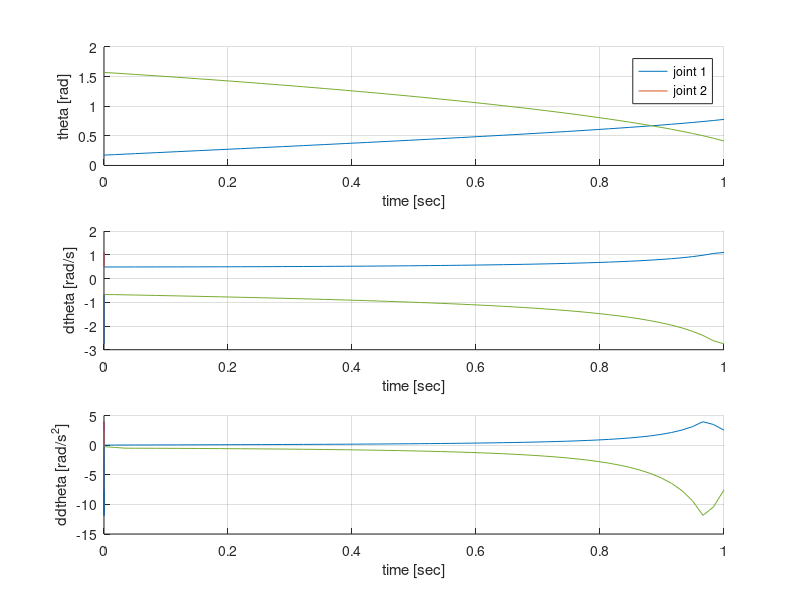
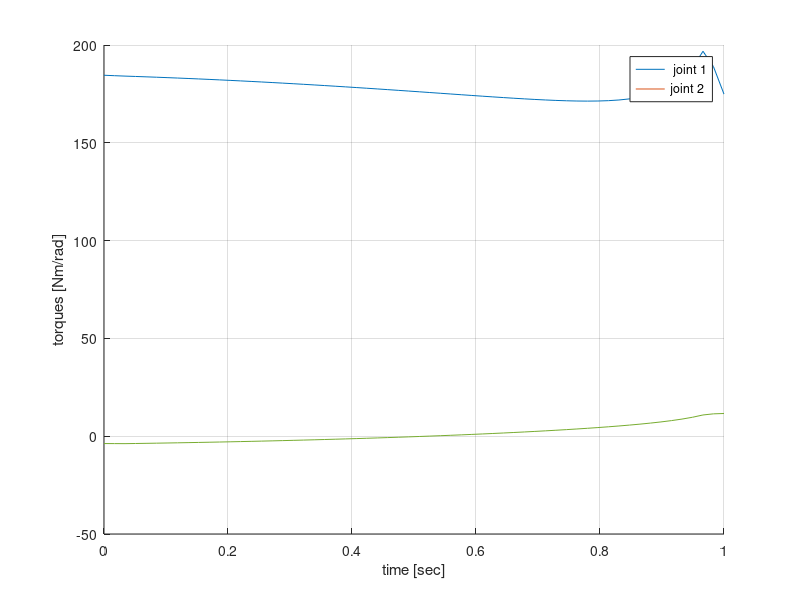
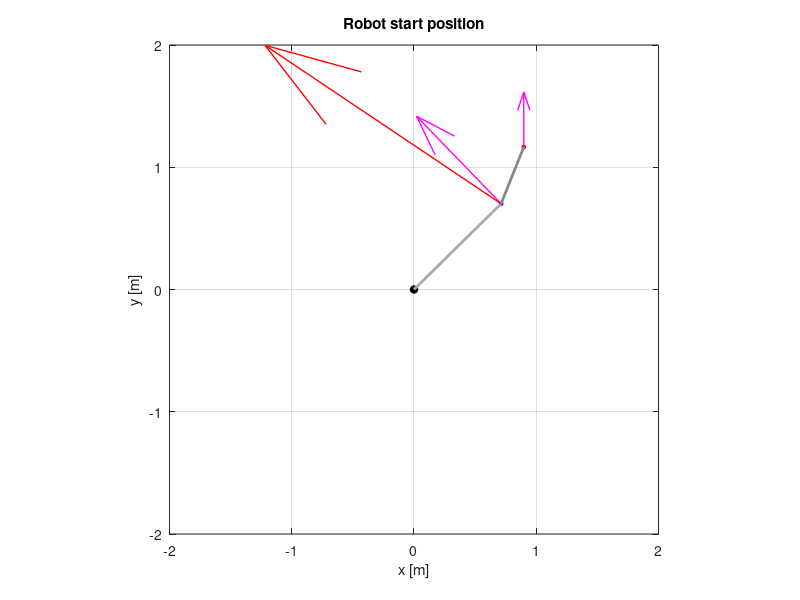
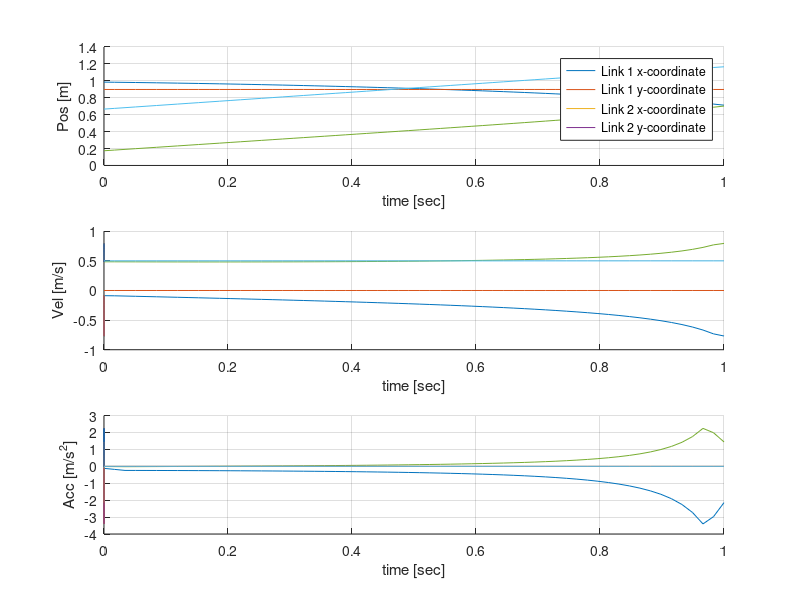

MATLAB code to generate these figures, in order:
% ========================================= %
% ROBOT DYNAMICS ASSIGNMENT 1
% Provided a 2-dof RR planar manipulator with lengths:
%   - Link lengths: l_1 = 1.0m, l_2 0 0.5m, 
%   - Link masses: m_1 = 19.5kg, m_2 = 9.75kg
% Simulate robot dynamics using:
%
% (b) Constant EE velocity: v_2 = [0, 0.5]
% The trajectory is given in Caresian space, i.i. we know the 
% end-effector motion profile:
% ============================================================= %
%
% The EE moves at a constant velocity, v=[0, 0.5], and the 
% initial angles are theta_1 = 10*pi/180, theta_2 = 90*pi/180.
%
% Run simulation for this case
% ============================================================= %
%   - EE velocity: v_2 = [0, 0.5]
%   - EE acceleration: a_2 = [0, 0] % Because constant velocity
%   - Initial angles: 
%       * theta_0{1} = 10*pi/180
%       * theta_0{2} = 90*pi/180
% ============================================================= %

clear; close; clc

%syms theta1 dtheta1 ddtheta1 theta2 dtheta2 ddtheta2

% ============================== %
% Initialize provided parameters %
% ============================== %
l = [ 1.0, 0.5 ];                                   % Link length
m = [ 19.5, 9.75 ];                                 % Link mass
c = [ l(1)/2, l(2)/2 ];                             % mass center
I = [ 1/3 * m(1) * l(1)^2, 1/3 * m(2) * l(2)^2 ];   % moment of inertia
g = 9.801;                                          % Gravity constant

% ================================================= %
% Initialize a bunch of arrays used for plotting    %
% theta, dtheta, ddtheta, pos, vel, acc, tau        %
% ================================================= %
fps = 60;                                           % Your PC most likely has a 60Hz screen
animation_time = 1;                                 % Duration of plot animation [s]
num_frames = animation_time * fps;

theta = {zeros(num_frames), zeros(num_frames)};
dtheta = {zeros(num_frames), zeros(num_frames)};
ddtheta = {zeros(num_frames), zeros(num_frames)};
P1 = {zeros(num_frames), zeros(num_frames)};
P2 = {zeros(num_frames), zeros(num_frames)};
dP1 = {zeros(num_frames), zeros(num_frames)};
dP2 = {zeros(num_frames), zeros(num_frames)};
ddP1 = {zeros(num_frames), zeros(num_frames)};
ddP2 = {zeros(num_frames), zeros(num_frames)};
tau = {zeros(num_frames), zeros(num_frames)};
time = zeros(num_frames);
frames = repmat(struct(getframe), num_frames, 2); % the "getframe"-command provides sufficient struct

% ================================================ %
% Set motion planner and initial state of RR-robot %
% ================================================ %

% Yep, this is the motion planner -> moveL()
v_2 = [0, 0.5]; % m/s
a_2 = [0, 0]; % m/s^2

theta0 = [10*pi/180, 90*pi/180];

s_1 = { % Link 0->1 position vector
    @(theta1) l(1) * cos(theta1)                    % s_1{1}(t)
    @(theta1) l(1) * sin(theta1)                    % s_1{2}(t)
    0
};
s_2 = { % Link 1->2 position vector
    @(theta1, theta2) l(2) * cos(theta1 + theta2)   % s_2{1}(t)
    @(theta1, theta2) l(2) * sin(theta1 + theta2)   % s_2{2}(t)
    0
};

P1_0{1} = s_1{1}(theta0(1));
P1_0{2} = s_1{2}(theta0(1));
P2_0{1} = P1_0{1} + s_2{1}(theta0(1), theta0(2));
P2_0{2} = P1_0{2} + s_2{2}(theta0(1), theta0(2));

% ========================================== %
% Calculate desired values frame by frame    %
% ========================================== %

i = 0;
for t = linspace(0, animation_time, num_frames)
    i = i + 1; time(i) = t;

    % Link 2 position, velocity, and acceleration
    P2{1}(i) = P2_0{1} + v_2(1) * t;
    P2{2}(i) = P2_0{2} + v_2(2) * t;
    dP2{1}(i) = v_2(1);
    dP2{2}(i) = v_2(2);
    ddP2{1}(i) = a_2(1);
    ddP2{2}(i) = a_2(2);
    

    % Inverse position analysis
    x = P2_0{1} + v_2(1) * t;
    y = P2_0{2} + v_2(2) * t;
    theta{2}(i) = acos( (x^2 + y^2) - (l(1)^2 + l(2)^2) ) / ( 2 * l(1) * l(2) ); % TRY THIS: % -acos(...) 
    t1a = l(2) * sin(theta{2}(i));
    t1b = l(1) + l(2)*cos(theta{2}(i));
    theta{1}(i) = atan( (-t1a*x + t1b*y) / (t1a*y + t1b*x) );
    
    % Link 1 position
    P1{1}(i) = s_1{1}(theta{1}(i)); % x-coordinate of P1 -> X1
    P1{2}(i) = s_1{2}(theta{1}(i)); % y-coordinate of P1 -> Y1
end

% Get angular velocity and acceleration of P1 and P2
dtheta{1} = gradient(theta{1}(1:i)) ./ gradient(time(1:i));
dtheta{2} = gradient(theta{2}(1:i)) ./ gradient(time(1:i));
ddtheta{1} = gradient(dtheta{1}(1:i)) ./ gradient(time(1:i));
ddtheta{2} = gradient(dtheta{2}(1:i)) ./ gradient(time(1:i));

% Get cartesian velocity and acceleration of P1 and P2
dP1{1} = gradient(P1{1}(1:i)) ./ gradient(time(1:i));
dP1{2} = gradient(P1{2}(1:i)) ./ gradient(time(1:i));
ddP1{1} = gradient(dP1{1}(1:i)) ./ gradient(time(1:i));
ddP1{2} = gradient(dP1{2}(1:i)) ./ gradient(time(1:i));

i = 0;
for t = linspace(0, animation_time, num_frames)
    i = i + 1; time(i) = t;
    
    % Coefficients of dynamic equation
    H12 = m(2)*l(1)*c(2)*cos(theta{2}(i)) + I(2); 
    H11 = I(1) + m(2)*(l(1)^2 + l(1)*c(2)*cos(theta{2}(i))) + H12;
    H22 = I(2); 

    h = m(2)*c(2)*sin(theta{2}(i));
    G1 = m(1)*g*c(1)*cos(theta{1}(i)) + m(2)*g*( c(2)*cos(theta{1}(i) + theta{2}(i)) + l(1) * cos(theta{1}(i) ) ); 
    G2 = m(2)*g*c(2)*cos(theta{1}(i) + theta{2}(i));
    
    % Get actuator torques
    tau{1}(i) = [H11, H12] * [ddtheta{1}(i); ddtheta{2}(i)] - h*(dtheta{2}(i))^2 ...
        -2*h*dtheta{1}(i)*dtheta{2}(i) + G1;
    tau{2}(i) = [H12, H22] * [ddtheta{1}(i); ddtheta{2}(i)] + h*(dtheta{1}(i))^2 + G2;   
end

%% plot the motion profiles
figure(1)
subplot(3, 1, 1)
hold on
plot(time, theta{1});
plot(time, theta{2});
hold off
legend('joint 1', 'joint 2')
grid on; 
xlabel('time [sec]'); ylabel('theta [rad]'); 

subplot(3, 1, 2)
hold on
plot(time, dtheta{1})
plot(time, dtheta{2})
hold off
grid on; 
xlabel('time [sec]'); ylabel('dtheta [rad/s]'); 
subplot(3, 1, 3)
hold on
plot(time, ddtheta{1})
plot(time, ddtheta{2})
hold off
grid on; 
xlabel('time [sec]'); ylabel('ddtheta [rad/s^2]');

%% plot the link motion profiles
figure(4)
subplot(3, 1, 1)
hold on
plot(time, P1{1});
plot(time, P1{2});
plot(time, P2{1});
plot(time, P2{2});
hold off
legend('Link 1 x-coordinate', 'Link 1 y-coordinate', ...
    'Link 2 x-coordinate', 'Link 2 y-coordinate')
grid on; 
xlabel('time [sec]'); ylabel('Pos [m]'); 
subplot(3, 1, 2)
hold on
plot(time, dP1{1});
plot(time, dP1{2});
plot(time, dP2{1});
plot(time, dP2{2});
hold off
grid on; 
xlabel('time [sec]'); ylabel('Vel [m/s]'); 
subplot(3, 1, 3)
hold on
plot(time, ddP1{1});
plot(time, ddP1{2});
plot(time, ddP2{1});
plot(time, ddP2{2});
hold off
grid on; 
xlabel('time [sec]'); ylabel('Acc [m/s^2]');


%% plot the motor torques
figure(2)
hold on
plot(time, tau{1})
plot(time, tau{2})
hold off
legend(' joint 1', 'joint 2')
grid on; 
xlabel('time [sec]'); ylabel('torques [Nm/rad]'); 

%%  plot links
figure(3);
hold on 
axis equal; grid on; axis([-2 2 -2 2]); 
title('Robot start position')
xlabel('x [m]'); ylabel('y [m]');

for j = 1 : num_frames
    set(gca,'NextPlot','replaceChildren'); % Do this every iteration of loop to keep all vectors & dots
    % Origo
    plot(0, 0, 'k*', 'MarkerSize', 6, 'Linewidth', 2); hold on
    

    % Plot end-points of link 1 & 2 (aka. EE)
    plot(P1{1}(j), P1{2}(j), 'b*', 'MarkerSize', 3, 'Linewidth', 2); hold on
    plot(P2{1}(j), P2{2}(j), 'r*', 'MarkerSize', 3, 'Linewidth', 2); hold on
    
    % Plot link 1
    line([0 P1{1}(j)], [0 P1{2}(j)], 'Color', '#AAAAAA', 'Linewidth', 2); % Link
    quiver(P1{1}(j), P1{2}(j), dP1{1}(j), dP1{2}(j), 'Color', 'm', 'Linewidth', 1); hold on
    quiver(P1{1}(j), P1{2}(j), ddP1{1}(j), ddP1{2}(j), 'Color', 'r', 'Linewidth', 1); hold on

    % Plot link 2
    line([P1{1}(j) P2{1}(j)], [P1{2}(j) P2{2}(j)], 'Color', '#888888', 'Linewidth', 2); hold on
    quiver(P2{1}(j), P2{2}(j), dP2{1}(j), dP2{2}(j), 'Color', 'm', 'Linewidth', 1); hold on
    quiver(P2{1}(j), P2{2}(j), ddP2{1}(j), ddP2{2}(j), 'Color', 'r', 'Linewidth', 1); hold on

    % Store frame F
    frames(j) = getframe;
end
hold off
%% Redo link animation
f3 = figure(3);
hold on 
axis equal; grid on; axis([-2 2 -2 2]); 
xlabel('x [m]'); ylabel('y [m]'); 
set(gca,'NextPlot','replaceChildren');
movie(frames, 1, fps);